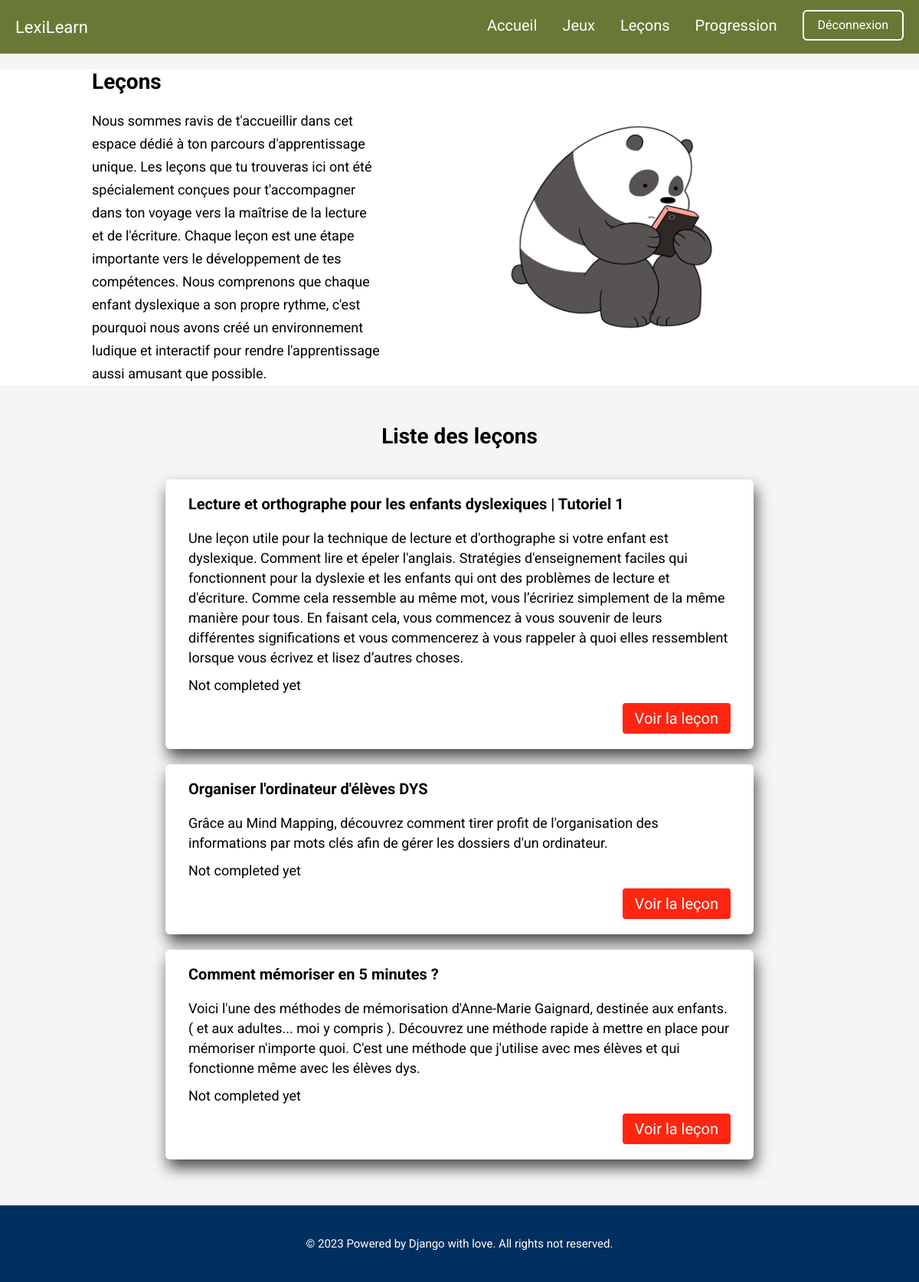
The app's page /lessons/ (signed in) with its own data.
### dys_app/models.py (models this page shows, shortened)
class Lesson(models.Model):
    SCHOOL_LEVEL_CHOICES = [
        ('Primaire', 'Primaire'),
        ('College', 'college'),
        ('Lycee', 'lycee'),
        ('superieur', 'superieur'),
    ]
    title = models.CharField(max_length=255)
    description = models.TextField()
    date = models.DateField()
    publisher = models.CharField(max_length=255)
    youtube_link = models.URLField()
    school_level = models.CharField(max_length=20, choices=SCHOOL_LEVEL_CHOICES)

### dys_app/views.py (the view)
# urls.py: path('lessons/', lessons, name='lessons'),
@login_required
def lessons(request):
    user = request.user
    lessons = Lesson.objects.all()
    completed_lessons_dict = {completed_lesson.lesson.id: completed_lesson for completed_lesson in CompletedLesson.objects.filter(user=user)}
    for lesson in lessons:
        lesson.user_completed_lesson = completed_lessons_dict.get(lesson.id, None)
    return render(request, 'lessons.html', {'lessons': lessons})

### dys_app/templates/lessons.html (shortened to what this page needs)
{% extends 'base.html' %}
{% load static %}
{% block content %}
    <div class="lessons-page-container">
        <div class="lessons-page-header">
            <div class="lessons-page-header-content">
                <h2 class="lessons-page-title">Leçons</h2>
                <p class="lessons-page-description">
                    Nous sommes ravis de t'accueillir dans cet espace dédié à ton parcours d'apprentissage unique. Les leçons que tu trouveras ici
                    ont été spécialement conçues pour t'accompagner dans ton voyage vers la maîtrise de la lecture et de l'écriture.
                    Chaque leçon est une étape importante vers le développement de tes compétences.
                    Nous comprenons que chaque enfant dyslexique a son propre rythme, c'est pourquoi nous avons créé un environnement
                    ludique et interactif pour rendre l'apprentissage aussi amusant que possible.
                </p>
            </div>
            <div class="lessons-page-header-image">
                <img src="{% static 'dys_app/images/lessons_header.png' %}" alt="header"/>
            </div>
        </div>
        <div class="lessons-list-container">
            <h2>Liste des leçons</h2>
            {% if user.is_authenticated %}
                {% for lesson in lessons %}
                    <div class="lesson-container">
                        <h3>{{ lesson.title }}</h3>
                        <p>{{ lesson.description }}</p>
                        {% if lesson.user_completed_lesson %}
                            <p>You have completed this lesson at {{ lesson.user_completed_lesson.completed_at }}</p>
                        {% else %}
                            <p>Not completed yet</p>
                        {% endif %}
                        <button class="read-button" data-lesson-id="{{ lesson.id }}">Voir la leçon</button>
                    </div>
                {% endfor %}
            {% else %}
                <p>You have to be logged in to view lessons. <a href="{% url 'login' %}">Login</a></p>
            {% endif %}
        </div>
    </div>
{% endblock %}

### dys_app/static/dys_app/styles.css (style rules this page uses)
* { box-sizing: border-box; cursor: default; margin: 0; padding: 0; font-family: "Roboto"; outline: none; -webkit-tap-highlight-color: rgba(255, 255, 255, 0); caret-color: transparent; }
body { min-height: 100vh; }
html { position: relative; margin: 0; padding: 0; font-size: 62.5%; background-color: whitesmoke; }
.lessons-page-container { width: 100%; height: 100%; min-height: 100vh; padding-top: 9rem; gap: 5rem; display: flex; flex-direction: column; }
.lessons-page-container .lessons-page-header { display: flex; flex-direction: column; align-items: flex; justify-content: flex-start; gap: 2rem; }
.lessons-page-container .lessons-page-header .lessons-page-header-content { display: flex; flex-direction: column; gap: 2rem; padding: 0 1rem; }
.lessons-page-container .lessons-page-header .lessons-page-header-content .lessons-page-title { font-size: 2.2rem; text-align: center; width: 100%; }
.lessons-page-container .lessons-page-header .lessons-page-header-content .lessons-page-description { font-size: 1.6rem; line-height: 2.4rem; text-align: center; }
.lessons-page-container .lessons-page-header .lessons-page-header-image { display: flex; justify-content: center; align-items: center; }
.lessons-page-container .lessons-page-header .lessons-page-header-image img { width: 80%; -o-object-fit: cover; object-fit: cover; }
.lessons-page-container .lessons-list-container { width: 100%; padding: 1rem 1rem 3rem 1rem; display: flex; flex-direction: column; justify-content: flex-start; align-items: flex-start; gap: 2rem; }
.lessons-page-container .lessons-list-container h2 { font-size: 2.2rem; width: 100%; text-align: center; }
.lessons-page-container .lessons-list-container .lesson-container { width: 100%; background-color: white; box-shadow: 3px 11px 19px 0px rgba(0, 0, 0, 0.69); padding: 1rem; border-radius: 6px; display: flex; flex-direction: column; justify-content: flex-start; align-items: flex-start; gap: 1rem; }
.lessons-page-container .lessons-list-container .lesson-container h3 { font-size: 1.8rem; margin-bottom: 1rem; }
.lessons-page-container .lessons-list-container .lesson-container p { font-size: 1.6rem; line-height: 2.4rem; }
.lessons-page-container .lessons-list-container .lesson-container .read-button { background-color: #FF2511; border: none; width: auto; align-self: flex-end; color: white; text-decoration: none; font-size: 2rem; border-radius: 4px; padding: 8px 16px; text-align: center; cursor: pointer; }
@media only screen and (min-width: 1025px) { .lessons-page-container { align-items: center; } }
@media only screen and (min-width: 1025px) { .lessons-page-container .lessons-page-header { flex-direction: row; align-items: center; justify-content: center; padding: 0 10%; background-color: white; } }
@media only screen and (min-width: 1025px) { .lessons-page-container .lessons-page-header .lessons-page-header-content { padding: 0; width: 40%; } }
@media only screen and (min-width: 1025px) { .lessons-page-container .lessons-page-header .lessons-page-header-content .lessons-page-title { font-size: 2.8rem; text-align: start; } }
@media only screen and (min-width: 1025px) { .lessons-page-container .lessons-page-header .lessons-page-header-content .lessons-page-description { font-size: 1.8rem; line-height: 3rem; text-align: start; } }
@media only screen and (min-width: 1025px) { .lessons-page-container .lessons-page-header .lessons-page-header-image { width: 60%; } }
@media only screen and (min-width: 1025px) { .lessons-page-container .lessons-list-container { padding: 0 10% 5% 10%; } }
@media only screen and (min-width: 1025px) { .lessons-page-container .lessons-list-container h2 { font-size: 2.8rem; margin-bottom: 2rem; } }
@media only screen and (min-width: 1025px) { .lessons-page-container .lessons-list-container .lesson-container { align-self: center; width: 80%; padding: 2rem 3rem; } }
@media only screen and (min-width: 1025px) { .lessons-page-container .lessons-list-container .lesson-container h3 { font-size: 2rem; } }
@media only screen and (min-width: 1025px) { .lessons-page-container .lessons-list-container .lesson-container p { font-size: 1.8rem; line-height: 2.6rem; } }

### records on screen
Lesson: title "Lecture et orthographe pour les enfants dyslexiques | Tutoriel 1", description "Une leçon utile pour la technique de lecture et d'orthographe si votre enfant est dyslexique. Comment lire et épeler l'anglais. Stratégies d'enseignement faciles qui fonctionnent pour la dyslexie et les enfants qui ont des problèmes de lecture et d'écriture. Comme cela ressemble au même mot, vous l’écririez simplement de la même manière pour tous. En faisant cela, vous commencez à vous souvenir de leurs différentes significations et vous commencerez à vous rappeler à quoi elles ressemblent lorsque vous écrivez et lisez d’autres choses.", shows "Not completed yet"
Lesson: title "Organiser l'ordinateur d'élèves DYS", description "Grâce au Mind Mapping, découvrez comment tirer profit de l'organisation des informations par mots clés afin de gérer les dossiers d'un ordinateur.", shows "Not completed yet"
Lesson: title "Comment mémoriser en 5 minutes ?", description "Voici l'une des méthodes de mémorisation d'Anne-Marie Gaignard, destinée aux enfants. ( et aux adultes... moi y compris ). Découvrez une méthode rapide à mettre en place pour mémoriser n'importe quoi. C'est une méthode que j'utilise avec mes élèves et qui fonctionne même avec les élèves dys.", shows "Not completed yet"
